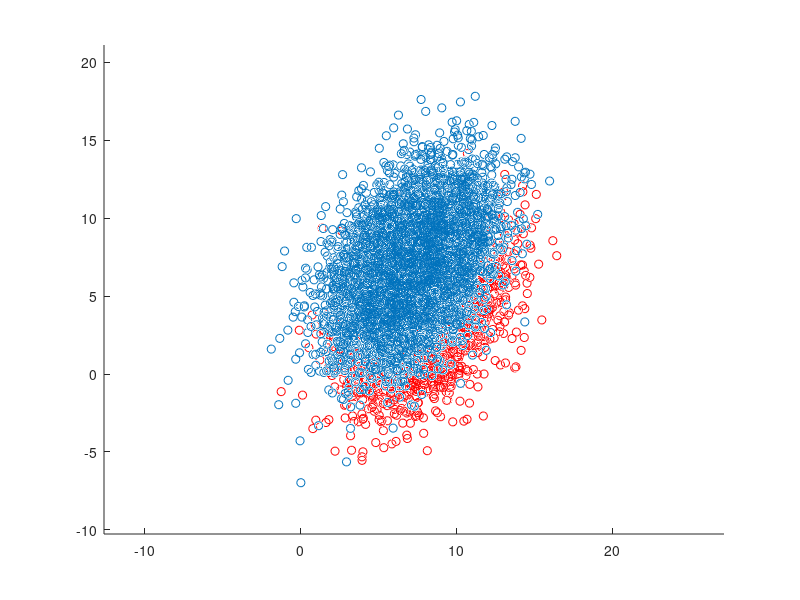

Write MATLAB code to recreate this figure. (Note: this script raises an error after producing the figure.)
load ('donnees1.mat')

close all
figure(1)
hold on

axis equal

scatter3(C1(:, 1), C1(:,2),C1(:, 3))
scatter3(C2(:, 1), C2(:,2),C2(:, 3), 'r')
hold off


mean(C1);
mean(C2);
hold off

mcost = [1 0; 0 1];

sizeC1 = length(C1);
sizeC2 = length(C2);

% W pour le Perceptron
Wp = [4; 2; -1]; % Init W: vecteur normal à la droite ;
W0p = 6;
%% Boucle de traitement

nbIter = 100;
nbC1Erreur = zeros(nbIter,1);
nbC2Erreur = zeros(nbIter,1);
erreurmoyenne = zeros(nbIter);

C1ErreurPerc = zeros(nbIter,1);
C2ErreurPerc = zeros(nbIter,1);
MoyErrPerc = zeros(nbIter,1);

C1ErreurMC = zeros(nbIter,1);
C2ErreurMC = zeros(nbIter,1);
MoyErrMC = zeros(nbIter,1);

C1ErreurMCO = zeros(nbIter,1);
C2ErreurMCO = zeros(nbIter,1);
MoyErrMCO = zeros(nbIter,1);

for i=1:nbIter
    %% extraction de l'ensemble TRAIN
    sizeC1train = length(C1) * 10 / 100;
    C1Indice = randperm(sizeC1, sizeC1);
    TrainC1Indice = C1Indice(1:sizeC1train);
    TrainC1 = C1(TrainC1Indice,:);
    muC1Train = mean(TrainC1);
    sigmaC1Train = cov(TrainC1);
    
    sizeC2train = length(C2) * 10 / 100;
    C2Indice = randperm(sizeC2,sizeC2);
    TrainC2Indice = C2Indice(1:sizeC2train);
    TrainC2 = C2(TrainC2Indice,:);
    muC2Train = mean(TrainC2);
    sigmaC2Train = cov(TrainC2);
    
    %% Extraction de l'ensemble de Test
    TestC2Indice =  C2Indice(sizeC2train+1:sizeC2);
    TestC1Indice =  C1Indice(sizeC1train+1:sizeC1);
    
    TestC2 =  C2(TestC2Indice,:);
    TestC1 = C1(TestC1Indice,:);
    
    %% MAP + Calcul d'erreur de MAP
    ResC2 = MyClassifBayesien(TestC2,muC2Train,sigmaC2Train,muC1Train,sigmaC1Train,mcost, sizeC2, sizeC1);
    ResC1 = MyClassifBayesien(TestC1,muC2Train,sigmaC2Train,muC1Train,sigmaC1Train,mcost, sizeC2, sizeC1);
    nbC1Erreur(i) = sum(ResC1) ./ (length(TestC2) + length(TestC1)) * 100;
    nbC2Erreur(i) = (length(ResC2) - sum(ResC2)) ./ (length(TestC2) + length(TestC1)) * 100;
    
    erreurmoyenne(i) = ((nbC1Erreur(i) * length(TestC1)) + (nbC2Erreur(i) * length(TestC2)))./ (length(TestC1) + length(TestC2));
    
    %% Approche Linéaire
    % Préparation + Entrainement du perceptron avec l'ensemble TRAIN
    
    Colone1 = ones(length(TrainC1),1);
    TrainC1Transfo = [Colone1 TrainC1];
    
    Colone1 = ones(length(TrainC2),1);
    TrainC2Transfo = [Colone1 TrainC2];
    TrainC2Transfo = TrainC2Transfo .* -1;
    
    Y = [TrainC1Transfo; TrainC2Transfo]';
    
    Ym = MalClasse(Y, [W0p; Wp]);
    
    Wn = Perceptron(Y, [W0p;Wp]);
    W0p = Wn(1,1);
    Wp = Wn(2:length(Wn),:);
    
    Colonne1 = ones(length(TestC1),1);
    YC1 = [Colonne1  TestC1]';
    Colonne1 = ones(length(TestC2),1);
    YC2 = -1 * [Colonne1 TestC2]';
    ResPercC1 = MalClasse(YC1 , [W0p;Wp]);
    ResPercC2 = MalClasse(YC2, [W0p; Wp]);
    
    C1ErreurPerc(i) = length(ResPercC1) ./ (length(TestC1) + length(TestC2));
    C2ErreurPerc(i) = length(ResPercC2) ./ (length(TestC1) + length(TestC2));
    
    MoyErrPerc(i) = ((C1ErreurPerc(i) * length(TestC1)) + (C2ErreurPerc(i) * length(TestC2))) ./ (length(TestC1) + length(TestC2));
    
    % Moindre Carré
    Z = Y';
    b = ones(length(Z), 1);
    
    Wn = Z\b;
    W0 = Wn(1,1);
    W = Wn(2:length(Wn),:);
    
    ResMCC1 = MalClasse(YC1, [W0; W]);
    ResMCC2 = MalClasse(YC2, [W0; W]);
    
    C1ErreurMC(i) = length(ResMCC1) ./ (length(TestC1) + length(TestC2));
    C2ErreurMC(i) = length(ResMCC2) ./ (length(TestC1) + length(TestC2));
    MoyErrMC(i) = (C1ErreurMC(i) * length(TestC1) + (C2ErreurMC(i) * length(TestC2))) ./ (length(TestC1) + length(TestC2));
    
    % Moindre Carré Opti
    
    bmco = ones(length(Z),1);
    
    Wn= MCOpti(Z,bmco);
    W0Opt = Wn(1,1);
    WOpt = Wn(2:length(Wn),:);
    
    ResMCOC1 = MalClasse(YC1, [W0Opt;WOpt]);
    ResMCOC2 = MalClasse(YC2, [W0Opt;WOpt]);
    
    C1ErreurMCO(i) = length(ResMCC1) ./ (length(TestC1) + length(TestC2));
    C2ErreurMCO(i) = length(ResMCC2) ./ (length(TestC1) + length(TestC2));
    MoyErrMCO(i) = (C1ErreurMC(i) * length(TestC1) + (C2ErreurMC(i) * length(TestC2))) ./ (length(TestC1) + length(TestC2));
    
end;

%% Affichage des erreurs
%MAP
figure('Name','Erreur');
hold on
plot(1:nbIter,nbC1Erreur,'b')
plot(1:nbIter,nbC2Erreur, 'r')
plot(1:nbIter, erreurmoyenne,'g')
hold off

%Perceptron
figure('Name', 'Erreur Perceptron');
hold on
plot(1:nbIter, C1ErreurPerc,'b');
plot(1:nbIter, C2ErreurPerc,'r');
plot(1:nbIter, MoyErrPerc,'g');
hold off

%Moindre Carré
figure('Name', 'Erreur MC');
hold on
plot(1:nbIter, C1ErreurMC,'b');
plot(1:nbIter, C2ErreurMC,'r');
plot(1:nbIter, MoyErrMC,'g');
hold off

%Moindre Carré
figure('Name', 'Erreur MC Opti');
hold on
plot(1:nbIter, C1ErreurMCO,'b');
plot(1:nbIter, C2ErreurMCO,'r');
plot(1:nbIter, MoyErrMCO,'g');
hold off